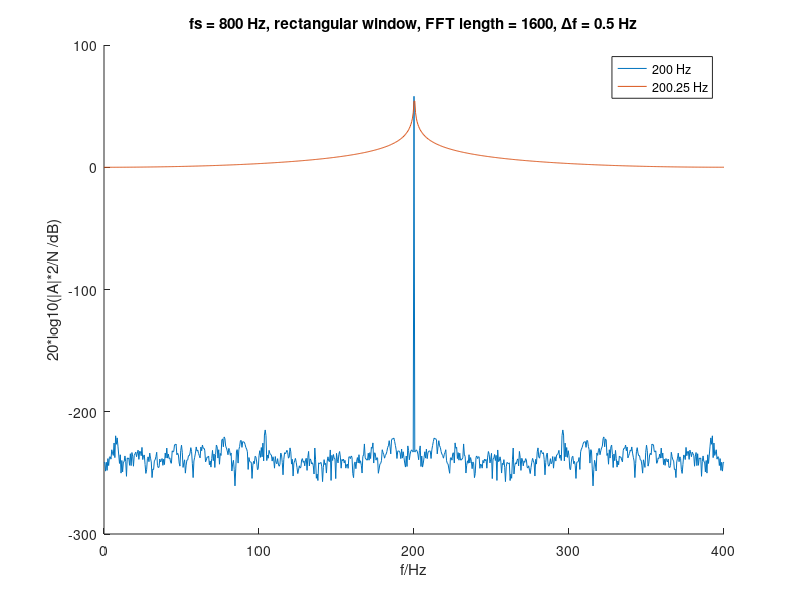
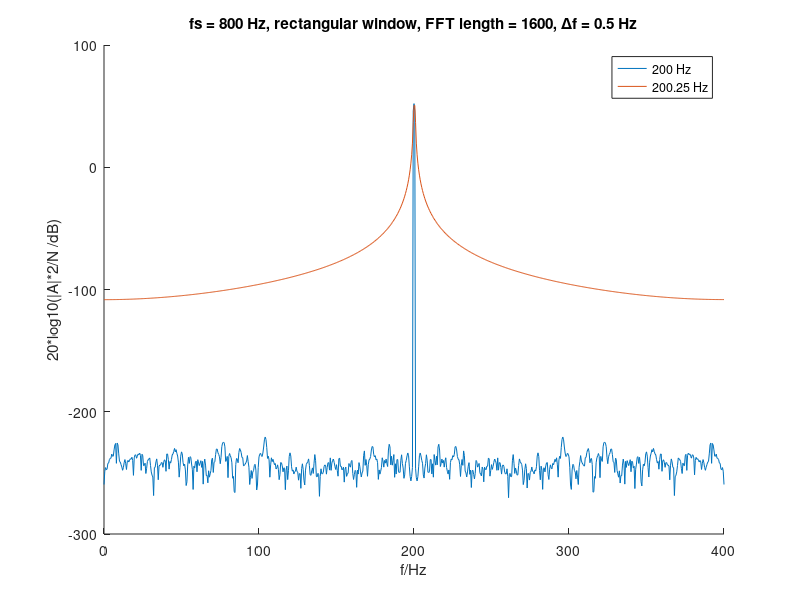
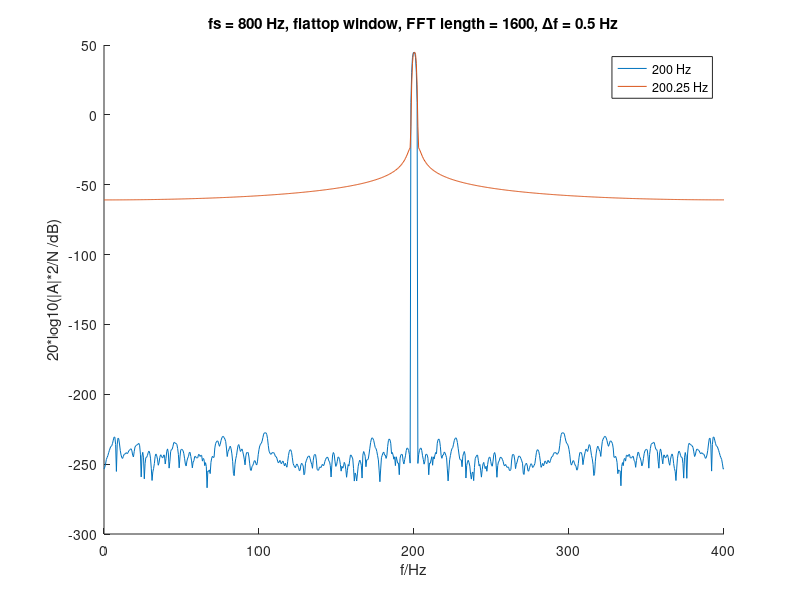
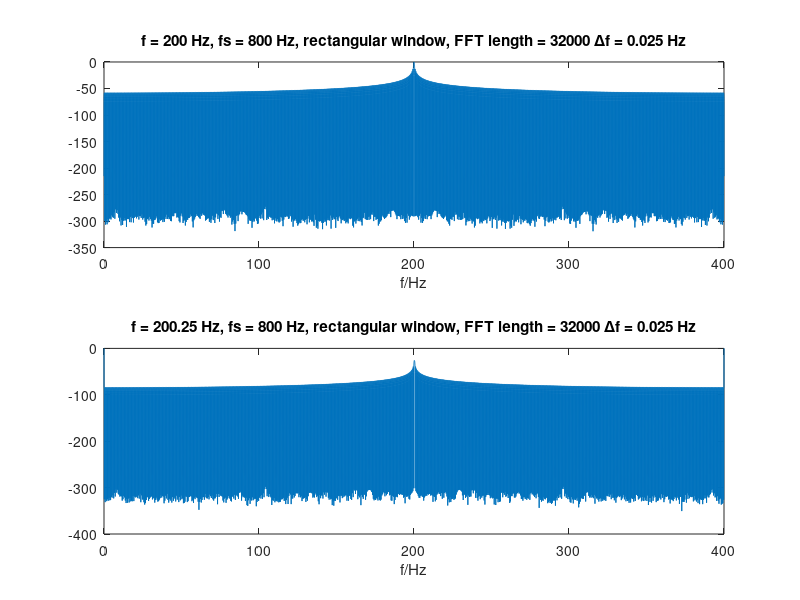

The MATLAB script that drew these images, in order:
 
 pkg load signal;
 f1=200;
 f2=200.25;
 fs=800;
 N=1600;
 k=0:(N-1);
 t=k/fs;
 f=k/2;
 
 
 %aufgabe a)
 sig1=sin(2*pi*f1*t);
 sig2=sin(2*pi*f2*t);
 
 
 %augabe b)
 rect = ones(N,1);
 hanning = hann(N,'periodic');
 flat = flattopwin(N,'periodic');

 %c)
 
 %rect
 sig1_rect_fft = fft(sig1);
 sig2_rect_fft = fft(sig2);
 
 %hann
 sig1_hann = sig1 .* hanning';
 sig1_hann_fft = fft(sig1_hann);
 sig2_hann = sig2 .* hanning';
 sig2_hann_fft = fft(sig2_hann);
 
 %flattop
 sig1_flat = sig1 .* flat';
 sig1_flat_fft = fft(sig1_flat);
 sig2_flat = sig2 .* flat';
 sig2_flat_fft = fft(sig2_flat);
 
 
 %%SECT d)
 %normalise
 normalise= 2/N*ones(1,N);
 normalise(1)= 1;
 normalise(N/2 + 1);
 %%%
 figure(1);
 hold on;
 plot(f(1:N/2+1),20*log10(abs(sig1_rect_fft(1:N/2+1))));
 plot(f(1:N/2+1),20*log10(abs(sig2_rect_fft(1:N/2+1))));
 legend('200 Hz','200.25 Hz');
 title('fs = 800 Hz, rectangular window, FFT length = 1600, ∆f = 0.5 Hz');
 xlabel('f/Hz');
 ylabel('20*log10(|A|*2/N /dB)');
 
 figure(2);
 hold on;
 plot(f(1:N/2+1),20*log10(abs(sig1_hann_fft(1:N/2+1))));
 plot(f(1:N/2+1),20*log10(abs(sig2_hann_fft(1:N/2+1))));
 legend('200 Hz','200.25 Hz');
 title('fs = 800 Hz, rectangular window, FFT length = 1600, ∆f = 0.5 Hz');
  xlabel('f/Hz');
 ylabel('20*log10(|A|*2/N /dB)');
 
 figure(3);
 hold on;
 plot(f(1:N/2+1),20*log10(abs(sig1_flat_fft(1:N/2+1))));
 plot(f(1:N/2+1),20*log10(abs(sig2_flat_fft(1:N/2+1))));
 legend('200 Hz','200.25 Hz');
 title('fs = 800 Hz, flattop window, FFT length = 1600, ∆f = 0.5 Hz');
 xlabel('f/Hz');
 ylabel('20*log10(|A|*2/N /dB)');
 
 %%aufgabe e)
 padf=20;
 Np = padf*N;
 fpad = (0:Np/2)./(2*padf)
 pad_norm= 2/(Np)*ones(1,Np);
 pad_norm(1)= 1;
 pad_norm(Np/2 + 1 )= 1;
 
 %rect
 sig1_rect_pad = [sig1 zeros(1,Np-N)];
 sig1_rect_pad_fft = pad_norm.*fft(sig1_rect_pad);
 sig2_rect_pad = [sig2 zeros(1,Np-N)];
 sig2_rect_pad_fft = pad_norm.*fft(sig2_rect_pad);
 
 figure();
  subplot(2,1,1);
   plot(fpad,20*log10(abs(sig1_rect_pad_fft(1:Np/2+1))/max(abs(sig1_rect_pad_fft))));
   title(['f = 200 Hz, fs = 800 Hz, rectangular window, FFT length = ' ,num2str(Np),' ∆f = ', num2str(fs/Np) ,' Hz']);
   xlabel('f/Hz');
  subplot(2,1,2);
   plot(fpad,20*log10(abs(sig2_rect_pad_fft(1:Np/2+1))/max(abs(sig2_rect_pad_fft))));
   title(['f = 200.25 Hz, fs = 800 Hz, rectangular window, FFT length = ' ,num2str(Np),' ∆f = ', num2str(fs/Np) ,' Hz']);
   xlabel('f/Hz');
   
 %hanning
 sig1_hann_pad = [sig1_hann zeros(1,Np-N)];
 sig1_hann_pad_fft = pad_norm.*fft(sig1_hann_pad);
 sig2_hann_pad = [sig2_hann zeros(1,Np-N)];
 sig2_hann_pad_fft = pad_norm.*fft(sig2_hann_pad);
 
  figure();
  subplot(2,1,1);
   plot(fpad,20*log10(abs(sig1_hann_pad_fft(1:Np/2+1))/max(abs(sig1_hann_pad_fft))));
   title(['f = 200 Hz, fs = 800 Hz, hanning window, FFT length = ' ,num2str(Np),' ∆f = ', num2str(fs/Np) ,' Hz']);
   xlabel('f/Hz');
  subplot(2,1,2);
   plot(fpad,20*log10(abs(sig2_hann_pad_fft(1:Np/2+1))/max(abs(sig2_hann_pad_fft))));
   title(['f = 200.25 Hz, fs = 800 Hz, hanning window, FFT length = ' ,num2str(Np),' ∆f = ', num2str(fs/Np) ,' Hz']);
   xlabel('f/Hz');
   
 
 %flattop
 sig1_flat_pad = [sig1_flat zeros(1,Np-N)];
 sig1_flat_pad_fft = pad_norm.*fft(sig1_flat_pad);
 sig2_flat_pad = [sig2_flat zeros(1,Np-N)];
 sig2_flat_pad_fft = pad_norm.*fft(sig2_flat_pad);
 
  figure();
  subplot(2,1,1);
   plot(fpad,20*log10(abs(sig1_flat_pad_fft(1:Np/2+1))/max(abs(sig1_flat_pad_fft))));
   title(['f = 200 Hz, fs = 800 Hz, flattop window, FFT length = ' ,num2str(Np),' ∆f = ', num2str(fs/Np) ,' Hz']);
   xlabel('f/Hz');
  subplot(2,1,2);
   plot(fpad,20*log10(abs(sig2_flat_pad_fft(1:Np/2+1))/max(abs(sig2_flat_pad_fft))));
   title(['f = 200.25 Hz, fs = 800 Hz, flattop window, FFT length = ' ,num2str(Np),' ∆f = ', num2str(fs/Np) ,' Hz']);
   xlabel('f/Hz');
   
 
 

 
 
 
